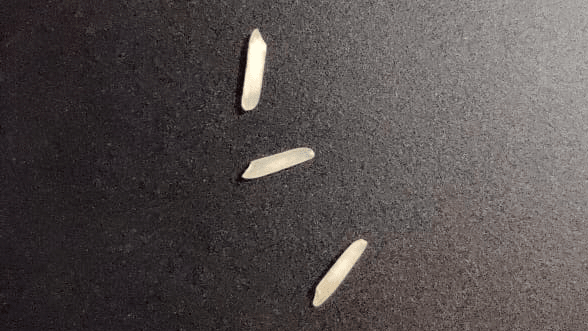
#> input picture img/123.png, 588 x 331 px, found by its file name
$ python xyz.py
#> lines starting #> are read from the running program, lines starting #| are printed output that depends on the picture; after the words box and inside, x2 and y2 are one past the last pixel; in counts of white or black regions, pixels touching at a corner belong together
from scipy.spatial.distance import euclidean
from imutils import perspective
from imutils import contours
import numpy as np
import imutils
import cv2
from PIL import Image
import PIL


def show_images(images):
	for i, img in enumerate(images):
		cv2.imshow("image_" + str(i), img)
	cv2.waitKey(0)
	cv2.destroyAllWindows()

img_path = "/home/harshit/Desktop/dimensions/img/123.png"


image = cv2.imread(img_path)
#> image is the input picture: shape (331, 588, 3); mean B, G, R 76.6, 77.4, 83.8

gray = cv2.cvtColor(image, cv2.COLOR_BGR2GRAY)
blur = cv2.GaussianBlur(gray, (9, 9), 0)
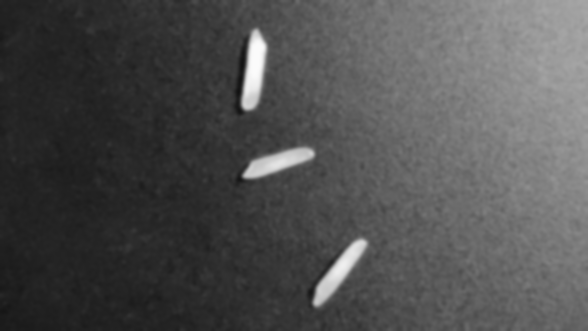
#> blur: shape (331, 588); min 18, max 251, mean 79.2

edged = cv2.Canny(blur, 50, 100)
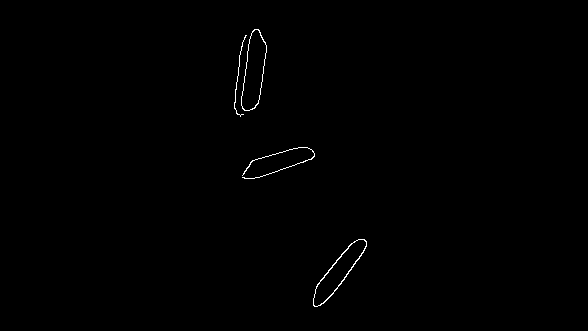
#> edged: shape (331, 588); 0.35% white in thin lines or dots, all inside (x1, y1, x2, y2) = (234, 29, 367, 307)
edged = cv2.dilate(edged, None, iterations=1)
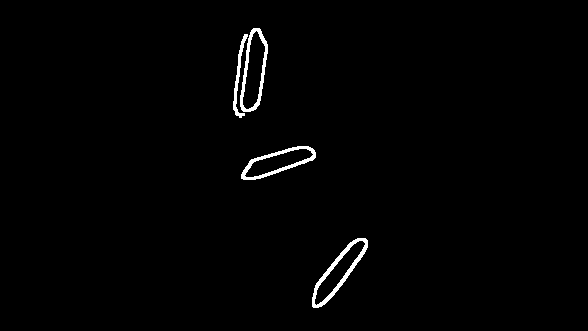
#> edged: shape (331, 588); 1.1% white; 4 white regions, box (x1, y1, x2, y2) and area: (312, 238, 368, 308) 710, (240, 28, 268, 112) 614, (241, 146, 316, 180) 583, (233, 34, 248, 118) 307
edged = cv2.erode(edged, None, iterations=1)


cnts = cv2.findContours(edged.copy(), cv2.RETR_EXTERNAL, cv2.CHAIN_APPROX_SIMPLE)
#> cnts = 4 contours, 1 with area under 20; largest, box (x1, y1, x2, y2) and area: (241, 29, 267, 111) 1304, (313, 239, 367, 307) 1234, (242, 147, 315, 179) 1108
cnts = imutils.grab_contours(cnts)


(cnts, _) = contours.sort_contours(cnts)


cnts = [x for x in cnts if cv2.contourArea(x) > 100]
#> cnts = 3 contours; box (x1, y1, x2, y2) and area: (241, 29, 267, 111) 1304, (313, 239, 367, 307) 1234, (242, 147, 315, 179) 1108

ref_object = cnts[1]
#> ref_object = contour of 89 points, box (x1, y1, x2, y2) (242, 147, 315, 179), area 1108
box = cv2.minAreaRect(ref_object)
#> box = ((276.8, 161.4), (75.89, 18.34), -18.43)
box = cv2.boxPoints(box)
#> box = [[243.7, 182.1], [237.9, 164.7], [309.9, 140.7], [315.7, 158.1]]
box = np.array(box, dtype="int")
#> box = [[243, 182], [237, 164], [309, 140], [315, 158]]
box = perspective.order_points(box)
#> box = [[237, 164], [309, 140], [315, 158], [243, 182]]
(tl, tr, br, bl) = box
#> tl = [237, 164]; tr = [309, 140]; br = [315, 158]; bl = [243, 182]
dist_in_pixel = euclidean(tl, tr)
#> dist_in_pixel = 75.89
dist_in_cm = 1
pixel_per_cm = dist_in_pixel/dist_in_cm
#> pixel_per_cm = 75.89

rice =[]

for cnt in cnts:
	box = cv2.minAreaRect(cnt)
	box = cv2.boxPoints(box)
	box = np.array(box, dtype="int")
	box = perspective.order_points(box)
	(tl, tr, br, bl) = box
	cv2.drawContours(image, [box.astype("int")], -1, (0, 0, 255), 2)
	mid_pt_horizontal = (tl[0] + int(abs(tr[0] - tl[0])/2), tl[1] + int(abs(tr[1] - tl[1])/2))
	mid_pt_verticle = (tr[0] + int(abs(tr[0] - br[0])/2), tr[1] + int(abs(tr[1] - br[1])/2))
	wid = euclidean(tl, tr)/pixel_per_cm
	ht = euclidean(tr, br)/pixel_per_cm
	rice.append(round(wid,2))
	cv2.putText(image, "{:.1f}mm".format(wid), (int(mid_pt_horizontal[0] - 15), int(mid_pt_horizontal[1] - 10)),cv2.FONT_HERSHEY_SIMPLEX, 0.5, (255, 255, 0), 2)
	cv2.putText(image, "{:.1f}mm".format(ht), (int(mid_pt_verticle[0] + 10), int(mid_pt_verticle[1])),cv2.FONT_HERSHEY_SIMPLEX, 0.5, (255, 255, 0), 2)
#> this loop made 3 passes
#> (tl, tr, br, bl, mid_pt_horizontal, mid_pt_verticle, wid, ht) on passes 1 to 3: ([250, 27], [268, 30], [257, 111], [238, 109], (259, 28), (273, 70), 0.24, 1.08), ([237, 164], [309, 140], [315, 158], [243, 182], (273, 176), (312, 149), 1, 0.25), ([304, 298], [357, 233], [371, 244], [319, 310], (330, 330), (364, 238), 1.11, 0.235)
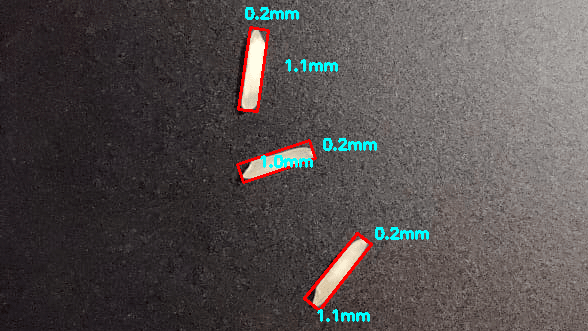
#> image: shape (331, 588, 3); 1.91% of pixels changed, all inside (x1, y1, x2, y2) = (236, 7, 429, 322)
#> after the loop, rice = [0.24, 1, 1.11]


rice.sort()
#print(rice)

a=np.asarray(rice)
#> a = [0.24, 1, 1.11]

for i in a:
	print("Rice Width=",i,"mm")
#> this loop made 3 passes
#> i on passes 1, 3: 0.24, 1.11
#| Rice Width= 0.24 mm
#| Rice Width= 1.0 mm
#| Rice Width= 1.11 mm

cv2.imshow("image",image)
cv2.waitKey(0)
cv2.imwrite("/home/harshit/Desktop/dimensions/result/result.png",image)
